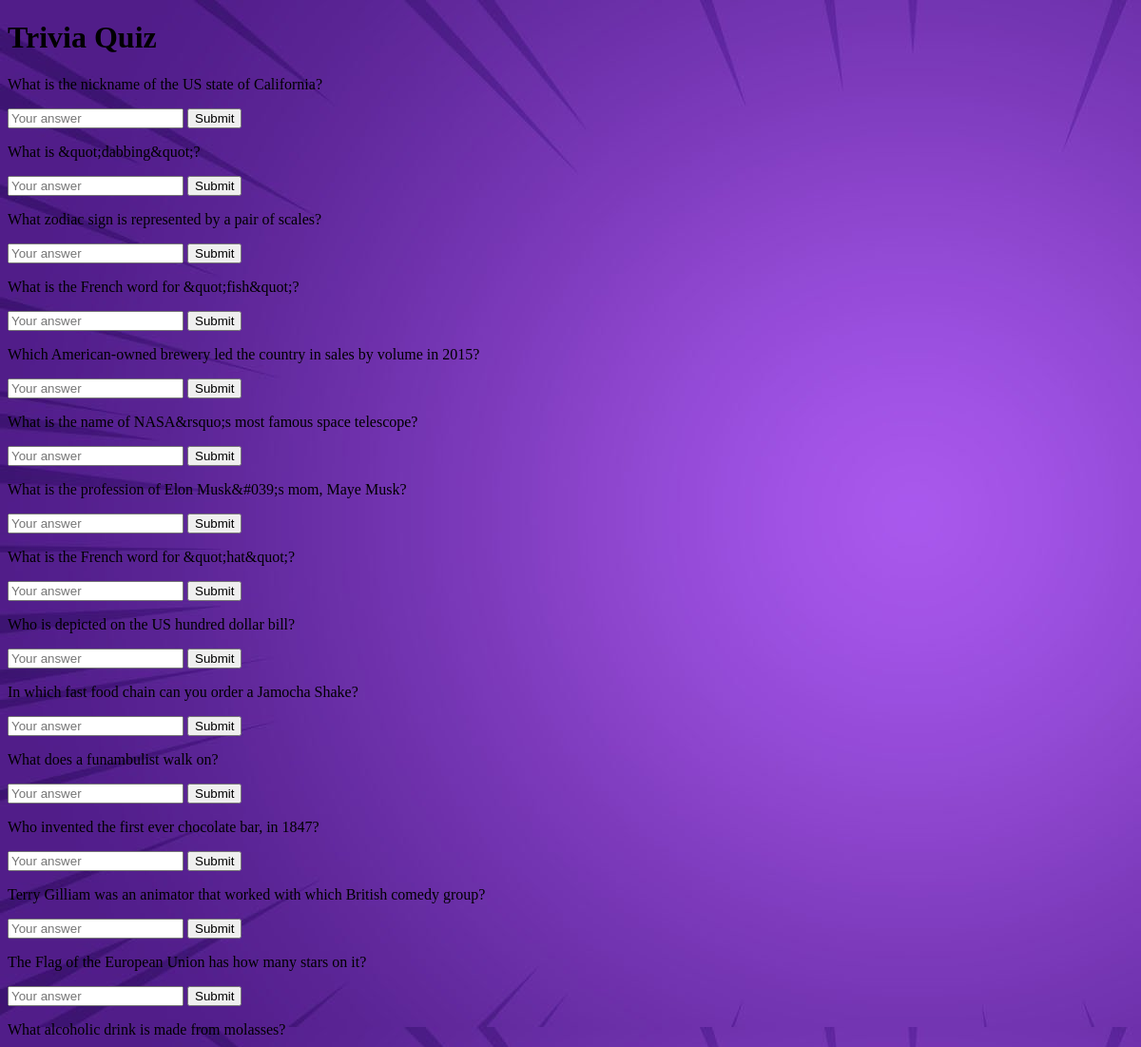
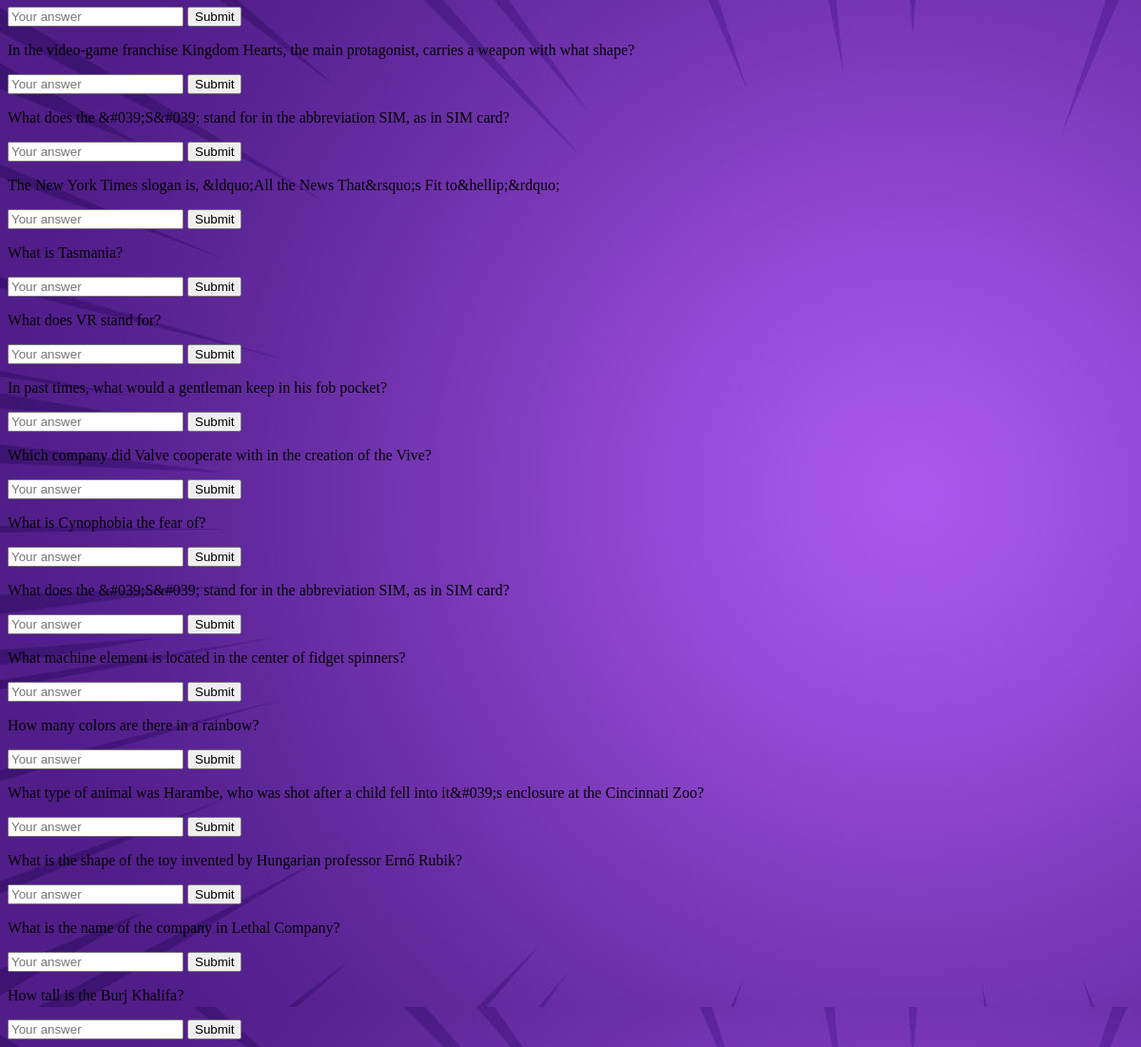
Screenshot of /quiz (signed in) with the database file from the repository (2 pictures, top to bottom).
### tables this page shows
CREATE TABLE questions (
                    id INTEGER PRIMARY KEY,
                    category_id INTEGER,
                    question TEXT,
                    answer TEXT,
                    FOREIGN KEY(category_id) REFERENCES categories(id));

### project/st-html/app.py (the view)
@app.route('/quiz')
def display_quiz():
    if 'username' not in session:
        return redirect(url_for('login'))
    conn = sqlite3.connect('trivia.db')
    c = conn.cursor()
    c.execute("SELECT * FROM questions")
    questions = c.fetchall()
    conn.close()
    return render_template('quiz.html', questions=questions)

### quiz.html (shortened to what this page needs)
<!DOCTYPE html>
<html lang="en">
<head>
    <link rel="stylesheet" href="{{ url_for('static', filename='styles.css') }}">
</head>
<body>
    <h1>Trivia Quiz</h1>
    <div class="quiz-container">
        {% for question in questions %}
        <div class="question">
            <p>{{ question[2] }}</p>
            <form action="{{ url_for('submit_answer') }}" method="post">
                <input type="text" name="answer" placeholder="Your answer">
                <button type="submit">Submit</button>
            </form>
        </div>
        {% endfor %}
    </div>
</body>
</html>

### myproject/myproject/static/styles.css (style rules this page uses)
body { background-image:url("/static/images/background.jpeg"); }

### rows the page displays
questions: question "What is the nickname of the US state of California?"
questions: question "What is &quot;dabbing&quot;?"
questions: question "What zodiac sign is represented by a pair of scales?"
questions: question "What is the French word for &quot;fish&quot;?"
questions: question "Which American-owned brewery led the country in sales by volume in 2015?"
questions: question "What is the name of NASA&rsquo;s most famous space telescope?"
questions: question "What is the profession of Elon Musk&#039;s mom, Maye Musk?"
questions: question "What is the French word for &quot;hat&quot;?"
questions: question "Who is depicted on the US hundred dollar bill?"
questions: question "In which fast food chain can you order a Jamocha Shake?"
questions: question "What does a funambulist walk on?"
questions: question "Who invented the first ever chocolate bar, in 1847?"
questions: question "Terry Gilliam was an animator that worked with which British comedy group?"
questions: question "The Flag of the European Union has how many stars on it?"
questions: question "What alcoholic drink is made from molasses?"
questions: question "In the video-game franchise Kingdom Hearts, the main protagonist, carries a weapon with what shape?"
questions: question "What does the &#039;S&#039; stand for in the abbreviation SIM, as in SIM card?"
questions: question "The New York Times slogan is, &ldquo;All the News That&rsquo;s Fit to&hellip;&rdquo;"
questions: question "What is Tasmania?"
questions: question "What does VR stand for?"
questions: question "In past times, what would a gentleman keep in his fob pocket?"
questions: question "Which company did Valve cooperate with in the creation of the Vive?"
questions: question "What is Cynophobia the fear of?"
questions: question "What does the &#039;S&#039; stand for in the abbreviation SIM, as in SIM card?"
questions: question "What machine element is located in the center of fidget spinners?"
questions: question "How many colors are there in a rainbow?"
questions: question "What type of animal was Harambe, who was shot after a child fell into it&#039;s enclosure at the Cincinnati Zoo?"
questions: question "What is the shape of the toy invented by Hungarian professor Ernő Rubik?"
questions: question "What is the name of the company in Lethal Company?"
questions: question "How tall is the Burj Khalifa?"
